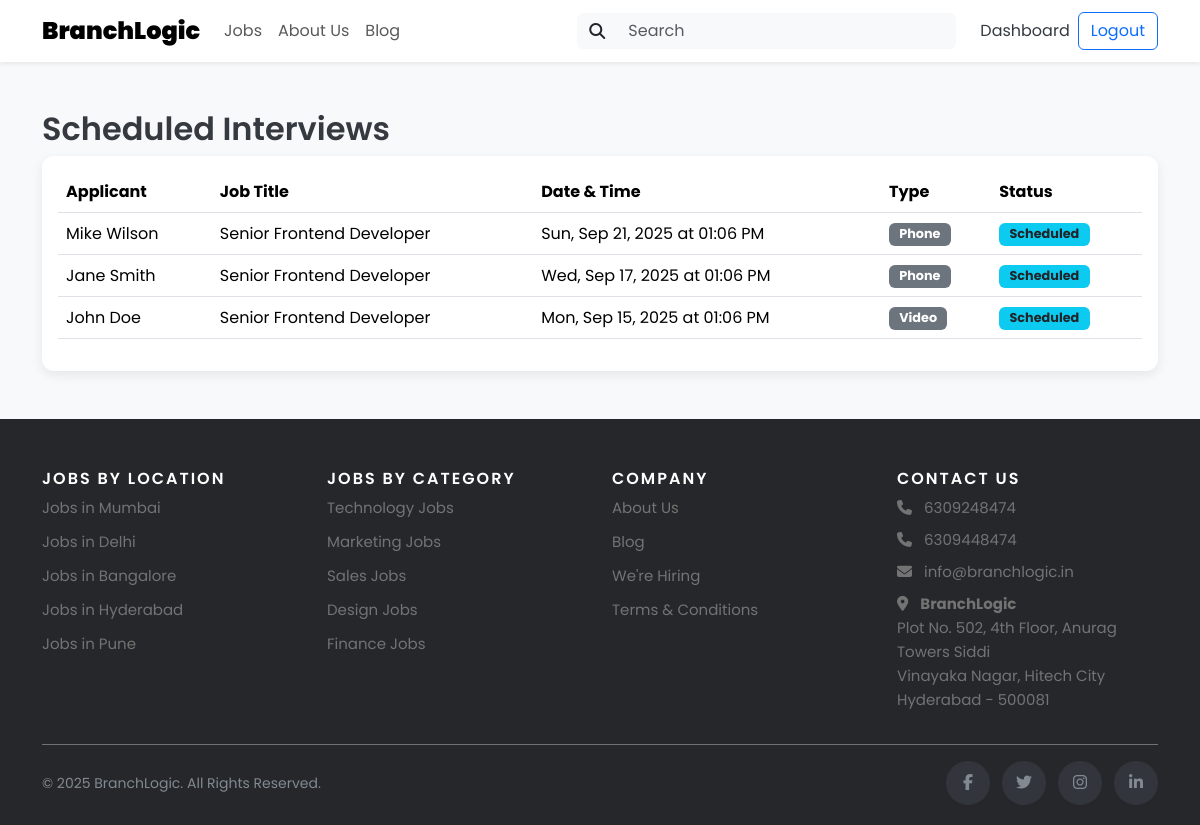
The page /interviews (signed in) on the database its author committed.
### app.py (models this page shows)
class Interview(db.Model):
    id = db.Column(db.Integer, primary_key=True)
    application_id = db.Column(db.Integer, db.ForeignKey('application.id'), nullable=False)
    job_id = db.Column(db.Integer, db.ForeignKey('job.id'), nullable=False)
    applicant_id = db.Column(db.Integer, db.ForeignKey('user.id'), nullable=False)
    employer_id = db.Column(db.Integer, db.ForeignKey('user.id'), nullable=False)
    scheduled_at = db.Column(db.DateTime, nullable=False)
    duration = db.Column(db.Integer, default=60)  # Duration in minutes
    interview_type = db.Column(db.String(50), default='video')  # video, phone, onsite
    location = db.Column(db.String(200))  # For onsite interviews
    meeting_link = db.Column(db.String(500))  # For video interviews
    notes = db.Column(db.Text)
    status = db.Column(db.String(20), default='scheduled')  # scheduled, completed, cancelled, rescheduled
    created_at = db.Column(db.DateTime, default=datetime.utcnow)
    updated_at = db.Column(db.DateTime, default=datetime.utcnow, onupdate=datetime.utcnow)
    job = db.relationship('Job', backref='interviews', lazy=True)
    applicant = db.relationship('User', foreign_keys=[applicant_id], backref='interviews_as_applicant', lazy=True)

class User(UserMixin, db.Model):
    id = db.Column(db.Integer, primary_key=True)
    email = db.Column(db.String(120), unique=True, nullable=False)
    password_hash = db.Column(db.String(200), nullable=False)
    display_name = db.Column(db.String(100), nullable=False)
    first_name = db.Column(db.String(50), nullable=False)
    last_name = db.Column(db.String(50), nullable=False)
    role = db.Column(db.String(20), nullable=False, default='jobseeker')
    profile_complete = db.Column(db.Boolean, default=False)
    avatar = db.Column(db.String(200))
    bio = db.Column(db.Text)
    skills = db.Column(db.Text)
    experience = db.Column(db.Text)
    education = db.Column(db.Text)
    location = db.Column(db.String(100))
    website = db.Column(db.String(200))
    linkedin = db.Column(db.String(200))
    github = db.Column(db.String(200))
    created_at = db.Column(db.DateTime, default=datetime.utcnow)
    updated_at = db.Column(db.DateTime, default=datetime.utcnow, onupdate=datetime.utcnow)

class Job(db.Model):
    id = db.Column(db.Integer, primary_key=True)
    title = db.Column(db.String(200), nullable=False)
    company = db.Column(db.String(200), nullable=False)
    location = db.Column(db.String(200), nullable=False)
    job_type = db.Column(db.String(50), nullable=False)
    remote = db.Column(db.Boolean, default=False)
    salary = db.Column(db.String(100))
    tags = db.Column(db.Text)
    urgent = db.Column(db.Boolean, default=False)
    logo = db.Column(db.String(200))
    description = db.Column(db.Text)
    requirements = db.Column(db.Text)
    benefits = db.Column(db.Text)
    category = db.Column(db.String(100))
    employer_id = db.Column(db.Integer, db.ForeignKey('user.id'), nullable=False)
    employer_email = db.Column(db.String(200), nullable=False)
    status = db.Column(db.String(20), default='active')
    applications_count = db.Column(db.Integer, default=0)
    application_deadline = db.Column(db.DateTime)
    posted_at = db.Column(db.DateTime, default=datetime.utcnow)
    created_at = db.Column(db.DateTime, default=datetime.utcnow)
    updated_at = db.Column(db.DateTime, default=datetime.utcnow, onupdate=datetime.utcnow)

### app.py (the view)
@app.route('/interviews')
@login_required
def interviews():
    if current_user.role in ['employer', 'admin']:
        interviews = Interview.query.filter_by(employer_id=current_user.id).order_by(Interview.scheduled_at.desc()).all()
    else:
        interviews = Interview.query.filter_by(applicant_id=current_user.id).order_by(Interview.scheduled_at.desc()).all()
    return render_template('interviews.html', interviews=interviews)

### app.py (called while the page is built, shortened)
@app.context_processor
def inject_now():
    return {'now': datetime.utcnow}

@login_manager.user_loader
def load_user(user_id):
    return User.query.get(int(user_id))

### templates/interviews.html (shortened to what this page needs)
{% extends "base.html" %}
{% block content %}
<div class="container py-5">
    <h2>Scheduled Interviews</h2>
    <div class="card">
        <div class="card-body">
            {% if interviews %}
            <div class="table-responsive">
                <table class="table table-hover align-middle">
                    <thead>
                        <tr>
                            {% if current_user.role in ['employer', 'admin'] %}
                            <th>Applicant</th>
                            {% endif %}
                            <th>Job Title</th>
                            <th>Date & Time</th>
                            <th>Type</th>
                            <th>Status</th>
                        </tr>
                    </thead>
                    <tbody>
                        {% for interview in interviews %}
                        <tr>
                            {% if current_user.role in ['employer', 'admin'] %}
                            <td>{{ interview.applicant.display_name }}</td>
                            {% endif %}
                            <td>{{ interview.job.title }}</td>
                            <td>{{ interview.scheduled_at.strftime('%a, %b %d, %Y at %I:%M %p') }}</td>
                            <td><span class="badge bg-secondary">{{ interview.interview_type|title }}</span></td>
                            <td><span class="badge bg-info text-dark">{{ interview.status|title }}</span></td>
                        </tr>
                        {% endfor %}
                    </tbody>
                </table>
            </div>
            {% else %}
            <div class="text-center p-5">
                <h5>You have no scheduled interviews.</h5>
            </div>
            {% endif %}
        </div>
    </div>
</div>
{% endblock %}

### static/css/style.css (style rules this page uses)
body { font-family: 'Poppins', sans-serif; background-color: #f8f9fa; color: #343a40; }
h1, h2, h3, h4, h5, h6 { font-weight: 600; }
.card { border: none; border-radius: 0.75rem; box-shadow: 0 4px 12px rgba(0,0,0,0.08); transition: transform 0.3s ease, box-shadow 0.3s ease; }
.badge { font-size: 0.8rem; padding: 0.4em 0.8em; }

### rows shown on the page
Interview: applicant.display_name "Mike Wilson", job "Senior Frontend Developer", scheduled_at "Sun, Sep 21, 2025 at 01:06 PM", interview_type "Phone", status "Scheduled"
Interview: applicant.display_name "Jane Smith", job "Senior Frontend Developer", scheduled_at "Wed, Sep 17, 2025 at 01:06 PM", interview_type "Phone", status "Scheduled"
Interview: applicant.display_name "John Doe", job "Senior Frontend Developer", scheduled_at "Mon, Sep 15, 2025 at 01:06 PM", interview_type "Video", status "Scheduled"
